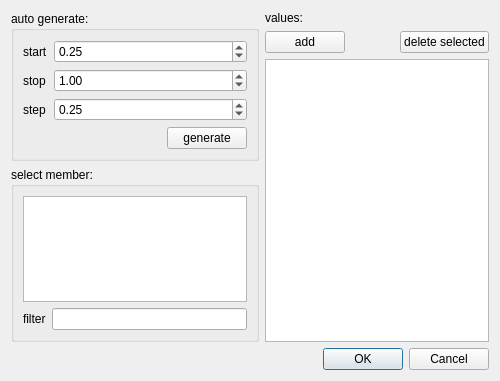
<?xml version="1.0" encoding="UTF-8"?>
<ui version="4.0">
 <class>multiSchedEditDialogDouble</class>
 <widget class="QDialog" name="multiSchedEditDialogDouble">
  <property name="geometry">
   <rect>
    <x>0</x>
    <y>0</y>
    <width>500</width>
    <height>381</height>
   </rect>
  </property>
  <property name="windowTitle">
   <string>Dialog</string>
  </property>
  <layout class="QVBoxLayout" name="verticalLayout_5">
   <item>
    <layout class="QHBoxLayout" name="horizontalLayout_3">
     <item>
      <layout class="QVBoxLayout" name="verticalLayout_2">
       <item>
        <widget class="QGroupBox" name="autogenerat">
         <property name="title">
          <string>auto generate:</string>
         </property>
         <layout class="QVBoxLayout" name="verticalLayout">
          <item>
           <layout class="QFormLayout" name="formLayout">
            <item row="0" column="0">
             <widget class="QLabel" name="label">
              <property name="text">
               <string>start</string>
              </property>
             </widget>
            </item>
            <item row="1" column="0">
             <widget class="QLabel" name="label_2">
              <property name="text">
               <string>stop</string>
              </property>
             </widget>
            </item>
            <item row="2" column="0">
             <widget class="QLabel" name="label_3">
              <property name="text">
               <string>step</string>
              </property>
             </widget>
            </item>
            <item row="0" column="1">
             <widget class="QDoubleSpinBox" name="doubleSpinBox_start">
              <property name="toolTip">
               <string>start value for automatic value generation</string>
              </property>
              <property name="statusTip">
               <string>start value for automatic value generation</string>
              </property>
              <property name="singleStep">
               <double>0.250000000000000</double>
              </property>
              <property name="value">
               <double>0.250000000000000</double>
              </property>
             </widget>
            </item>
            <item row="1" column="1">
             <widget class="QDoubleSpinBox" name="doubleSpinBox_stop">
              <property name="toolTip">
               <string>stop value for automatic value generation</string>
              </property>
              <property name="statusTip">
               <string>stop value for automatic value generation</string>
              </property>
              <property name="singleStep">
               <double>0.250000000000000</double>
              </property>
              <property name="value">
               <double>1.000000000000000</double>
              </property>
             </widget>
            </item>
            <item row="2" column="1">
             <widget class="QDoubleSpinBox" name="doubleSpinBox_step">
              <property name="toolTip">
               <string>step value for automatic value generation</string>
              </property>
              <property name="statusTip">
               <string>step value for automatic value generation</string>
              </property>
              <property name="minimum">
               <double>0.010000000000000</double>
              </property>
              <property name="singleStep">
               <double>0.250000000000000</double>
              </property>
              <property name="value">
               <double>0.250000000000000</double>
              </property>
             </widget>
            </item>
           </layout>
          </item>
          <item>
           <layout class="QHBoxLayout" name="horizontalLayout">
            <item>
             <spacer name="horizontalSpacer">
              <property name="orientation">
               <enum>Qt::Horizontal</enum>
              </property>
              <property name="sizeHint" stdset="0">
               <size>
                <width>40</width>
                <height>20</height>
               </size>
              </property>
             </spacer>
            </item>
            <item>
             <widget class="QPushButton" name="pushButton_generate">
              <property name="toolTip">
               <string>generate values</string>
              </property>
              <property name="statusTip">
               <string>generate values</string>
              </property>
              <property name="text">
               <string>generate</string>
              </property>
              <property name="icon">
               <iconset resource="myresources.qrc">
                <normaloff>:/icons/icons/edit-add.png</normaloff>:/icons/icons/edit-add.png</iconset>
              </property>
             </widget>
            </item>
           </layout>
          </item>
         </layout>
        </widget>
       </item>
       <item>
        <spacer name="verticalSpacer">
         <property name="orientation">
          <enum>Qt::Vertical</enum>
         </property>
         <property name="sizeHint" stdset="0">
          <size>
           <width>20</width>
           <height>40</height>
          </size>
         </property>
        </spacer>
       </item>
       <item>
        <widget class="QGroupBox" name="groupBox_member">
         <property name="title">
          <string>select member:</string>
         </property>
         <layout class="QVBoxLayout" name="verticalLayout_4">
          <item>
           <widget class="QListView" name="listView_member">
            <property name="toolTip">
             <string>list of available members</string>
            </property>
            <property name="statusTip">
             <string>list of available members</string>
            </property>
           </widget>
          </item>
          <item>
           <layout class="QHBoxLayout" name="horizontalLayout_4">
            <item>
             <widget class="QLabel" name="label_5">
              <property name="text">
               <string>filter</string>
              </property>
             </widget>
            </item>
            <item>
             <widget class="QLineEdit" name="lineEdit_filter">
              <property name="toolTip">
               <string>filter the list of available values by name</string>
              </property>
              <property name="statusTip">
               <string>filter the list of available values by name</string>
              </property>
             </widget>
            </item>
           </layout>
          </item>
         </layout>
        </widget>
       </item>
      </layout>
     </item>
     <item>
      <layout class="QVBoxLayout" name="verticalLayout_3">
       <item>
        <widget class="QLabel" name="label_4">
         <property name="text">
          <string>values:</string>
         </property>
        </widget>
       </item>
       <item>
        <layout class="QHBoxLayout" name="horizontalLayout_2">
         <item>
          <widget class="QPushButton" name="pushButton_insert">
           <property name="sizePolicy">
            <sizepolicy hsizetype="Minimum" vsizetype="Fixed">
             <horstretch>0</horstretch>
             <verstretch>0</verstretch>
            </sizepolicy>
           </property>
           <property name="toolTip">
            <string>add new value</string>
           </property>
           <property name="statusTip">
            <string>add new value</string>
           </property>
           <property name="text">
            <string>add</string>
           </property>
           <property name="icon">
            <iconset resource="myresources.qrc">
             <normaloff>:/icons/icons/edit-add.png</normaloff>:/icons/icons/edit-add.png</iconset>
           </property>
          </widget>
         </item>
         <item>
          <spacer name="horizontalSpacer_2">
           <property name="orientation">
            <enum>Qt::Horizontal</enum>
           </property>
           <property name="sizeHint" stdset="0">
            <size>
             <width>40</width>
             <height>20</height>
            </size>
           </property>
          </spacer>
         </item>
         <item>
          <widget class="QPushButton" name="pushButton_delete">
           <property name="toolTip">
            <string>delete selected value</string>
           </property>
           <property name="statusTip">
            <string>delete selected value</string>
           </property>
           <property name="text">
            <string>delete selected</string>
           </property>
           <property name="icon">
            <iconset resource="myresources.qrc">
             <normaloff>:/icons/icons/edit-delete-6.png</normaloff>:/icons/icons/edit-delete-6.png</iconset>
           </property>
          </widget>
         </item>
        </layout>
       </item>
       <item>
        <widget class="QTableWidget" name="tableWidget_values">
         <property name="toolTip">
          <string>list of values</string>
         </property>
         <property name="statusTip">
          <string>list of values</string>
         </property>
         <property name="columnCount">
          <number>1</number>
         </property>
         <attribute name="horizontalHeaderVisible">
          <bool>false</bool>
         </attribute>
         <attribute name="horizontalHeaderStretchLastSection">
          <bool>true</bool>
         </attribute>
         <attribute name="verticalHeaderVisible">
          <bool>false</bool>
         </attribute>
         <column>
          <property name="text">
           <string>Values</string>
          </property>
         </column>
        </widget>
       </item>
      </layout>
     </item>
    </layout>
   </item>
   <item>
    <widget class="QDialogButtonBox" name="buttonBox">
     <property name="orientation">
      <enum>Qt::Horizontal</enum>
     </property>
     <property name="standardButtons">
      <set>QDialogButtonBox::Cancel|QDialogButtonBox::Ok</set>
     </property>
    </widget>
   </item>
  </layout>
 </widget>
 <resources>
  <include location="myresources.qrc"/>
 </resources>
 <connections>
  <connection>
   <sender>buttonBox</sender>
   <signal>rejected()</signal>
   <receiver>multiSchedEditDialogDouble</receiver>
   <slot>reject()</slot>
   <hints>
    <hint type="sourcelabel">
     <x>265</x>
     <y>335</y>
    </hint>
    <hint type="destinationlabel">
     <x>269</x>
     <y>347</y>
    </hint>
   </hints>
  </connection>
 </connections>
</ui>
